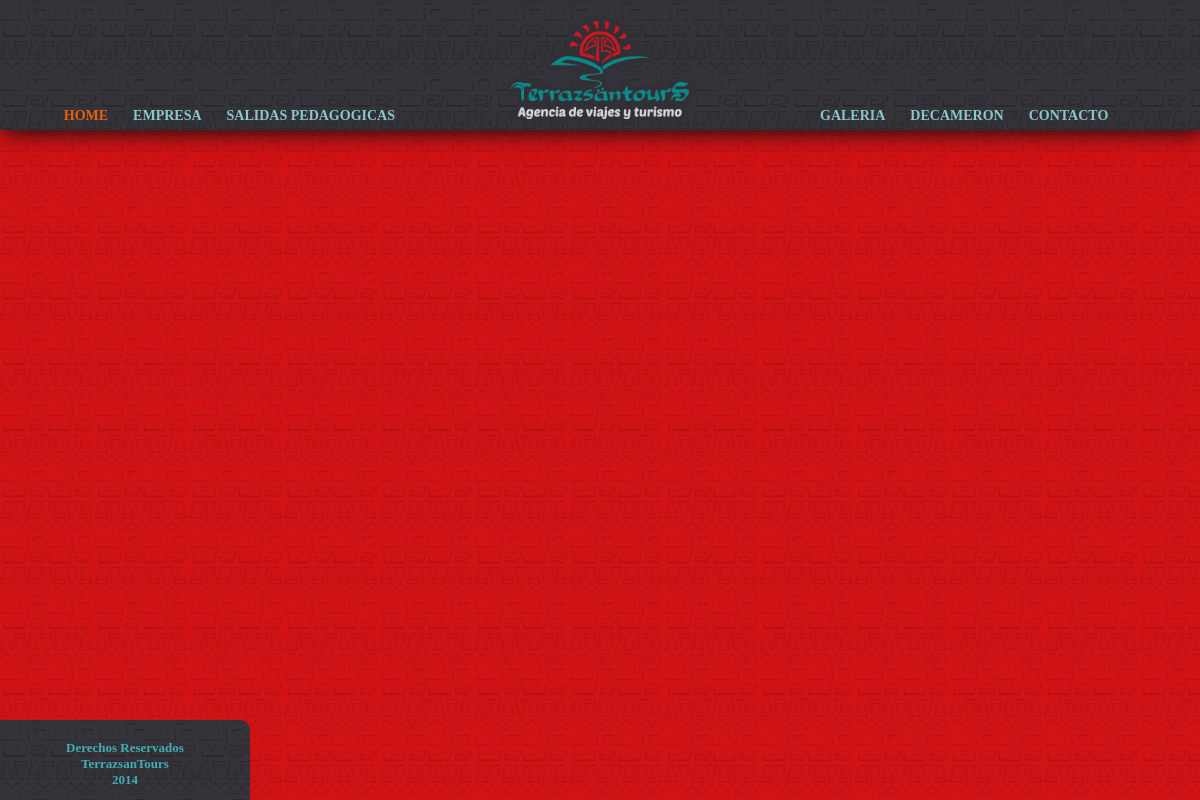
The app's page /pages/Coleccion.php, older data.
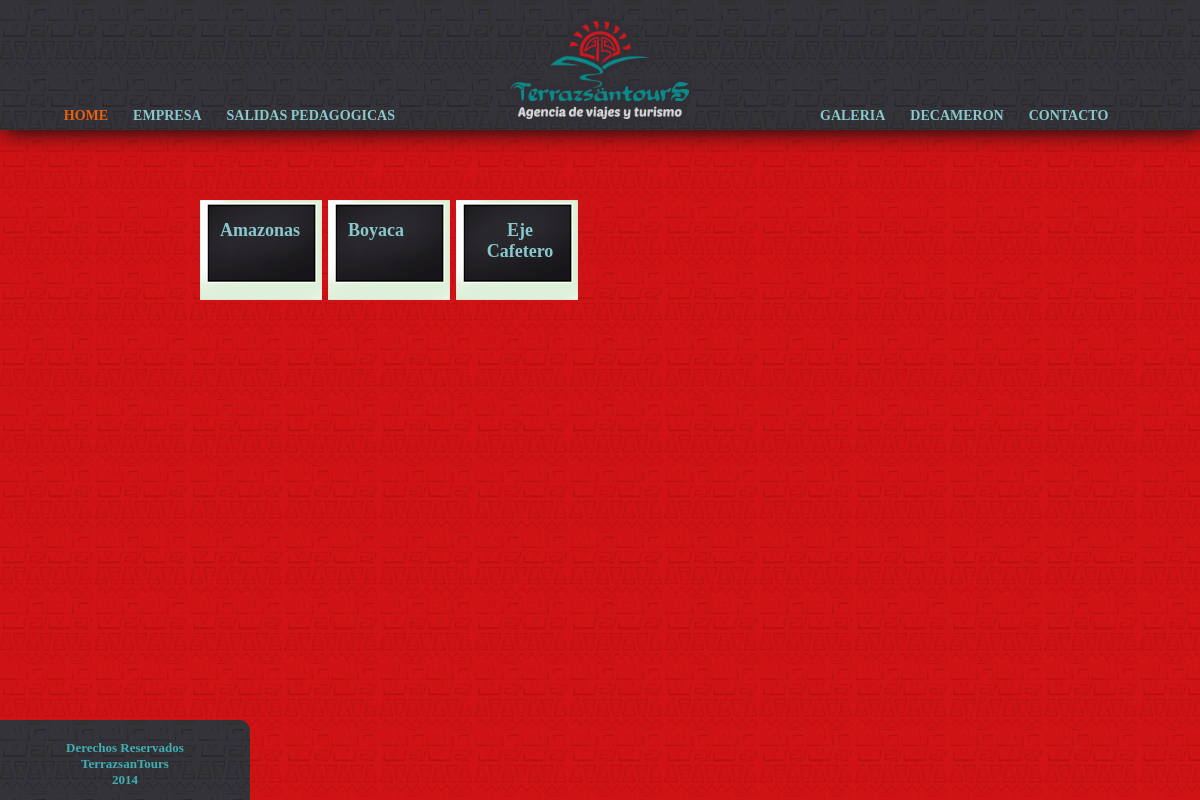
The same page, newer data.
### tables this page shows
CREATE TABLE `home` (
  `id` int(10) NOT NULL AUTO_INCREMENT,
  `destino` varchar(50) NOT NULL,
  `url_fondo` varchar(100) NOT NULL,
  `url_img_destino` varchar(100) NOT NULL,
  `tag_id` varchar(50) NOT NULL,
  `nombre` varchar(50) NOT NULL,
  `id_page` int(10) DEFAULT NULL,
  `has_gallery` int(1) NOT NULL,
  PRIMARY KEY (`id`),
  KEY `FK_home_page` (`id_page`),
  CONSTRAINT `FK_home_page` FOREIGN KEY (`id_page`) REFERENCES `page` (`id_page`) ON DELETE NO ACTION ON UPDATE NO ACTION
);

### php/bd/ControlDataBase.php (called while the page is built, shortened)
<?php
include_once(FOLDER_PAGES.'Seccion.php');
class ControlDataBase
{
    public $conn;
    public function ControlDataBase()
    {
        $result_con =new mysqli('localhost', 'root', '123456', 'viajes');
        if($result_con){
             $this->conn = $result_con;
        }else{
            $this->conn =new mysqli('localhost', 'terrazsa_admin', 'terrazsa123456', 'terrazsa_viajes');
        }
    }
    public function getSeccionesTienenGaleria()
    {
        $listaIdSecciones = array();
        $consulta = "Select * from home where has_gallery = 1";
        $result = $this->conn->query($consulta);
        while($row = $result->fetch_assoc())
        {
           $seccion = new Seccion($row['id'],$row['nombre'],$row['destino'],$row['url_fondo'],$row['url_img_destino'],$row['tag_id'],$row['id_page'],$row['has_gallery']);
           $listaIdSecciones[] = $seccion;
        }
        return $listaIdSecciones;
    }
}
?>

### php/pages/Seccion.php (called while the page is built, shortened)
<?php
class Seccion
{
    public function Seccion($id, $nombre, $destino, $urlFondo, $urlDestino, $idTag, $id_page, $has_gallery)
    {
        $this->id = $id;
        $this->nombre = $nombre;
    }
}
?>

### pages/Coleccion.php (the view, shortened to what this page needs)
<?php
require_once(FOLDER_BD.'ControlDataBase.php');
$controlDataBase = new ControlDataBase;
$listaSecciones = $controlDataBase->getSeccionesTienenGaleria();
?>
<!DOCTYPE html>
<html lang="en" class="no-js">
	<head>
		<link rel="stylesheet" type="text/css" href="../css/default.css" />
		<link rel="stylesheet" type="text/css" href="../css/component.css" />
        <link href="../css/jquery-ui-1.10.3.custom.css" rel="stylesheet">
        <link href="../css/galleria.css" rel="stylesheet">
       <link href="../css/galeria.css" rel="stylesheet">
	</head>
	<body class="body_decamerun">
		<div class="container">
			<header class="clearfix">
                <nav>
                    <ul>
                       <li><a href="#">SALIDAS PEDAGOGICAS</a></li>
                       <li><a href="Empresa.php">EMPRESA</a></li>
                       <li><a href="Home.php" class="current_page">HOME</a></li>
                    </ul>
                </nav>
				  <div id="contenedor_logo"><div id="logo"></div></div>
                 <nav>
                    <ul>
                        <li><a href="Galeria.php">GALERIA</a></li>
                        <li><a href="Decamerun.php">DECAMERON</a></li>
                        <li><a href="Contacto.php">CONTACTO</a></li>
                    </ul>
                </nav>
			</header>
                <div id="caja_galeria">
                    <?php
                        foreach($listaSecciones as $seccion)
                        {
                            echo "<div class='contenedor_btn_galeria'><a href='Galeria.php?id=".$seccion->id."' title='section6' class='btn_galeria'>".$seccion->nombre."</a></div>";
                        }
                    ?>
                </div>
		</div>
        <footer><div>Derechos Reservados<br>TerrazsanTours<br>2014</div></footer>
	</body>
</html>

### css/default.css (style rules this page uses)
*, *:after, *:before { -webkit-box-sizing: border-box; -moz-box-sizing: border-box; box-sizing: border-box; }
body, html { font-size: 100%; padding: 0; margin: 0; }
.clearfix:before, .clearfix:after { content: " "; display: table; }
.clearfix:after { clear: both; }
body { font-family: 'War_Zone_97', cursive; font-size: small; font-weight: bold; color: #000; }
a { font-size: 14px; color: #89c8cc; text-decoration: none; list-style-type: none; }
.container > header { position: fixed; z-index: 1000; width: 100%; }
.container > header nav { float: left; width: 35%; height: 0px !important; padding-top: 80px; }
.container > header nav a:after { color: #000; position: absolute; width: 600%; top: 120%; text-align: right; right: 0; opacity: 0; pointer-events: none; }
.container > header nav li { float: left; padding-right: 25px; list-style-type: none; }
.container > header nav:first-of-type li { float: right; }

### css/component.css (style rules this page uses)
html, body, .container, .cbp-fbscroller, .cbp-fbscroller section { height: 100%; }
header { background-color: #808080; background-image: url(../images/header/header.jpg); background-repeat: repeat-x; height: 130px; padding-top: 15px; width: auto; -moz-box-shadow: 3px 3px 20px #111; -webkit-box-shadow: 3px 3px 20px #111; box-shadow: 3px 3px 20px #111; -ms-filter: "progid:DXImageTransform.Microsoft.Shadow(Strength=20, Direction=135, Color='#111111')"; filter: progid:DXImageTransform.Microsoft.Shadow(Strength=4, Direction=135, Color='#111111'); }
#contenedor_logo { float: left; height: 130px; margin: 0 auto; width: 30%; }
#logo { background-image: url(../images/header/logo.png); background-repeat: no-repeat; background-position-x :center; background-size: contain; height: 110px; margin: 0 auto; width: 200px; }
.body_decamerun { background-image: url(../images/patron_rojo.jpg); }
.current_page { color: #e86011; }
footer { background-image: url(../images/header/header.jpg); text-align: center; height: 80px; width: 250px; color: #41ADB4; position: fixed; bottom: 0px; left: 0px; padding-top: 20px; border-top-right-radius: 10px; }
#caja_galeria { display: -ms-flexbox; position: absolute; -ms-flex-pack: distribute; top: 200px; left: 200px; width: 70%; }
#caja_galeria > div { display:-webkit-box; height: 100px; text-decoration: none; float: left; }
.contenedor_btn_galeria { height: 100px; width: 128px; padding: 20px; background-image: url(../images/galeria/btn_galeria.png); word-wrap: break-word; text-align: center; }
.contenedor_btn_galeria a { width: 100px; font-size: 18px; }

### css/galleria.css (style rules this page uses)
body { background-image: url(../images/cuerpo.png); }

Row changes from the older to the newer data that the page shows:
now on this page (row edited): home: nombre "Amazonas"
now on this page (row edited): home: nombre "Boyaca"
now on this page (row edited): home: nombre "Eje Cafetero"
